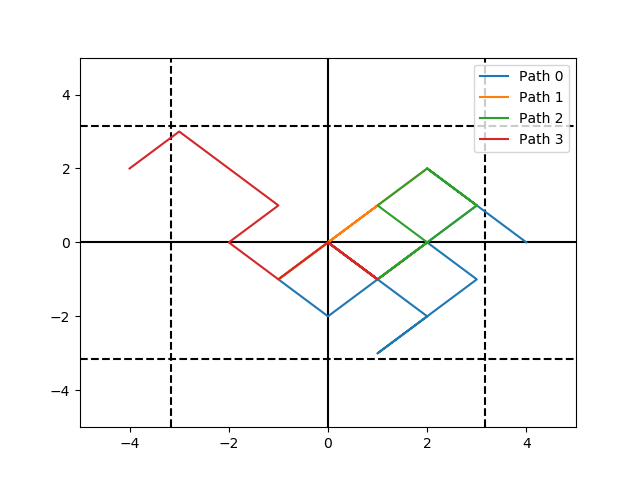

Reproduce this figure in Python.
# Test of 2D Random Walk
# Daniel Neamati
# 18 February 2019

import matplotlib.pyplot as plt
from matplotlib.collections import LineCollection
from matplotlib.colors import ListedColormap, BoundaryNorm

import sys
import numpy as np
import random

def walkOnce(loc):
	'''Moves one step.'''
	row, col = loc
	stepRow = random.choice([-1, 1])
	stepCol = random.choice([-1, 1])
	return (row + stepRow, col + stepCol)

def randomWalk(numsteps):
	'''Random walk (2D) with n steps. Returns the steps'''
	
	currentLoc = (0,0)
	steps = [currentLoc]

	for i in range(numsteps):
		currentLoc = walkOnce(currentLoc)
		steps.append(currentLoc)

	return steps


def main(numsteps, numTrails, gradient = False):

	allSteps = []
	for i in range(numTrails):
		steps = randomWalk(numsteps)
		xPts, yPts = zip(*steps)
		xPts = np.array(xPts)
		yPts = np.array(yPts)
		allSteps.append([xPts,yPts])

	fig, axes = plt.subplots(1, 1)

	# plt.plot(xPts,yPts)
	plt.axhline(y = 0, color = 'k')
	plt.axvline(x = 0, color = 'k')
	plt.axhline(y = numsteps ** (1/2), color = 'k', linestyle = '--')
	plt.axvline(x = numsteps ** (1/2), color = 'k', linestyle = '--')
	plt.axhline(y = -numsteps ** (1/2), color = 'k', linestyle = '--')
	plt.axvline(x = -numsteps ** (1/2), color = 'k', linestyle = '--')

	minX, maxX, minY, maxY = 0, 0, 0, 0

	for i, step in enumerate(allSteps):
		x, y = step
		if min(x) < minX:
			minX = min(x)
		if max(x) > maxX:
			maxX = max(x)
		if min(y) < minY:
			minY = min(y)
		if max(y) > maxY:
			maxY = max(y)

		if gradient:
			count = np.array(list(zip(*list(enumerate(x))))[0])

			points = np.array([x, y]).T.reshape(-1, 1, 2)
			segments = np.concatenate([points[:-1], points[1:]], axis=1)
			norm = plt.Normalize(0, max(count))
			lc = LineCollection(segments, cmap='hsv', norm=norm)
			# Set the values used for colormapping
			lc.set_array(count)
			lc.set_linewidth(2)
			line = axes.add_collection(lc)

			if i == 0:
				fig.colorbar(line, ax=axes)
		else:
			plt.plot(x,y, label="Path {}".format(i))
			plt.legend()

	axes.set_xlim(min(minX, -numsteps/2), max(maxX, numsteps/2))
	axes.set_ylim(min(minY, -numsteps/2), max(maxY, numsteps/2))
	plt.show()

if __name__ == '__main__':
	if len(sys.argv) > 1:
		main(int(sys.argv[1]), 4)
	else:
		main(10, 4)
